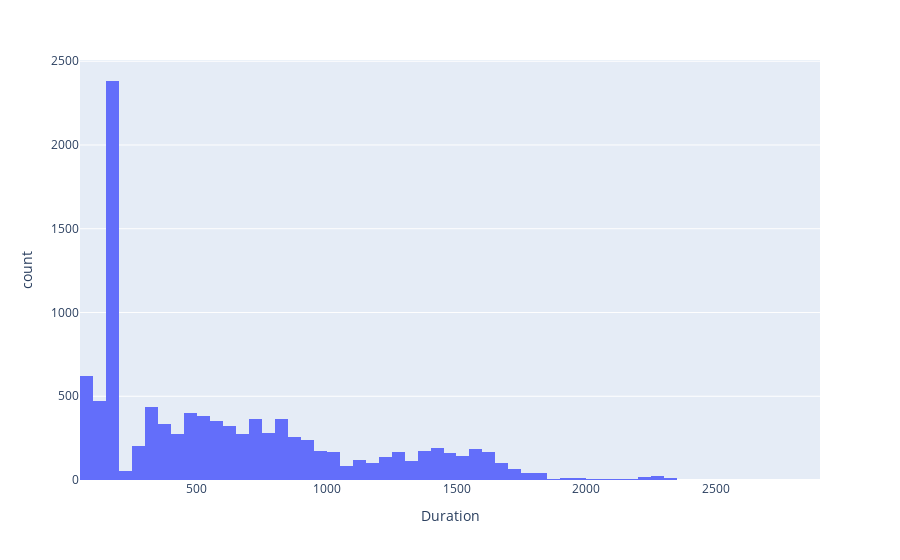

The cell this chart's notebook holds for it:
### Markdown cell above
### What is the distribution of flight durations?

### Code cell
px.histogram(data_frame= df, x= 'Duration')

### Figure 1 — Plotly figure (JSON) as saved in the notebook; plotly's stock layout.template omitted (floating-point values rounded to 4 significant figures; data arrays with more than 128 entries replaced by an {"elided": "..."} marker saying what was removed)
{"data": [{"alignmentgroup": "True", "bingroup": "x", "hovertemplate": "Duration=%{x}<br>count=%{y}<extra></extra>", "legendgroup": "", "marker": {"color": "#636efa", "pattern": {"shape": ""}}, "name": "", "offsetgroup": "", "orientation": "v", "showlegend": false, "type": "histogram", "x": {"elided": "10461 int values"}, "xaxis": "x", "yaxis": "y"}], "layout": {"barmode": "relative", "legend": {"tracegroupgap": 0}, "margin": {"t": 60}, "xaxis": {"anchor": "y", "domain": [0, 1], "title": {"text": "Duration"}}, "yaxis": {"anchor": "x", "domain": [0, 1], "title": {"text": "count"}}}}
